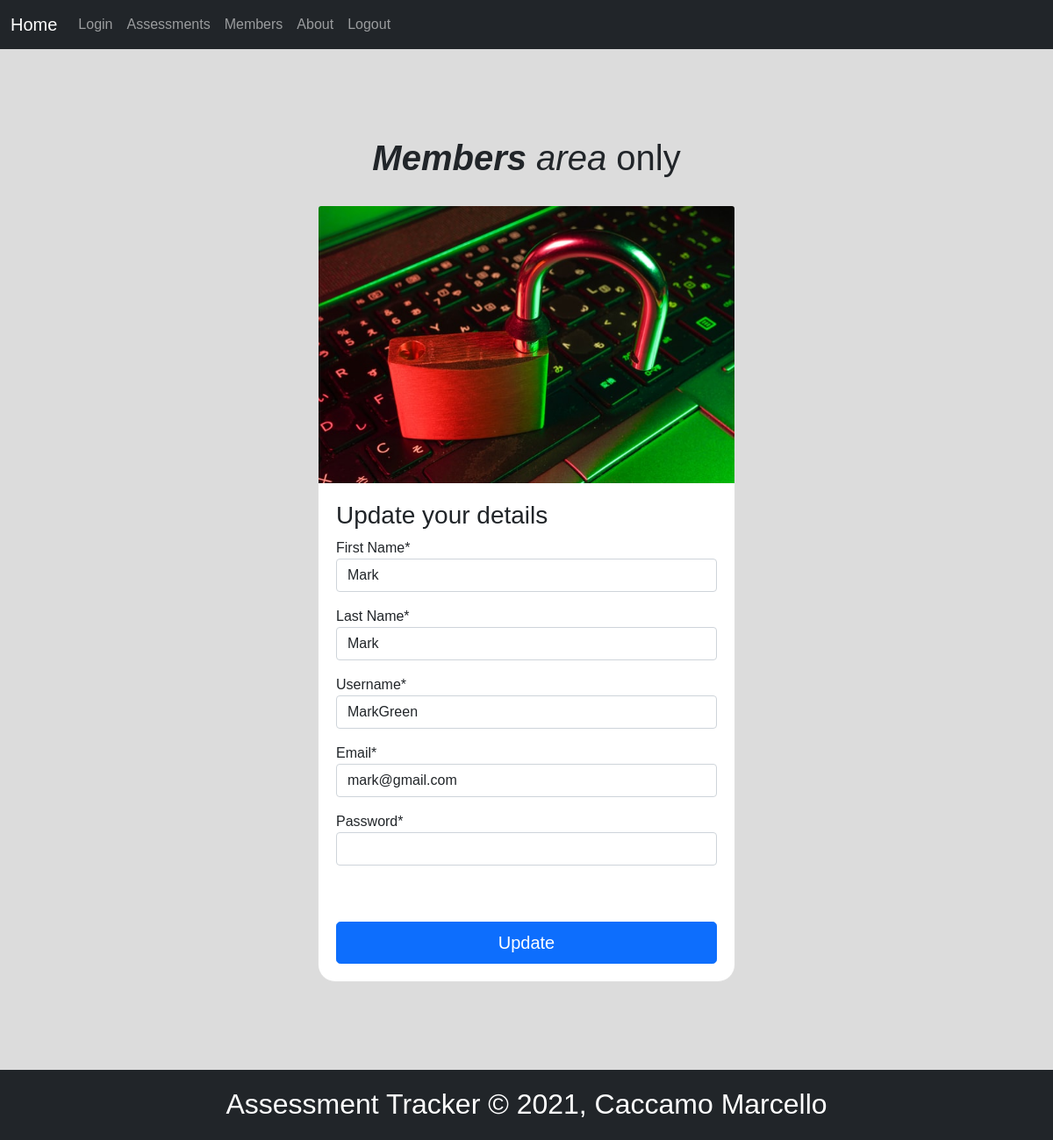
Screenshot of /view/members.php (signed in) with the database file from the repository.
### tables this page shows
CREATE TABLE `student` (
  `studentID` int(11) NOT NULL,
  `stFirstName` varchar(64) NOT NULL,
  `stLastName` varchar(64) NOT NULL,
  `username` varchar(64) NOT NULL,
  `email` varchar(64) NOT NULL,
  `password` char(64) NOT NULL,
  `salt` char(64) NOT NULL
);

### view/members.php (the view, shortened to what this page needs)
<?php
 if(!isset($_SESSION['user']) == true ) {
    $mssg = urlencode('Please register to access authorised areas');
    header('location:login.php?mssg='.$mssg);
 } else {
    $studentID = $_SESSION['studentID']  ;
 }
?>
<!DOCTYPE html>
<html lang="en">
<head>
    <link href="https://cdn.jsdelivr.net/npm/bootstrap@5.0.2/dist/css/bootstrap.min.css" rel="stylesheet">
    <link rel="stylesheet" href="css/assess.css">
</head>
<body>
    <nav class="navbar navbar-expand-lg navbar-dark bg-dark">
        <div class="container-fluid">
            <a class="navbar-brand" href="../index.php">Home</a>
            <div class="collapse navbar-collapse" id="navbarNavAltMarkup">
            <div class="navbar-nav">
                <a class="nav-link"  href="login.php">Login</a>
                <?php
                if( isset($_SESSION['user']) == true ) {
                echo "<a class='nav-link' href='assess.php'>Assessments</a>";
                echo "<a class='nav-link' href='members.php'>Members</a>";
                }
                ?>
                <a class="nav-link" href="about.php">About</a>
                <a class="nav-link" href="logout.php">Logout</a>
            </div>
            </div>
        </div>
    </nav>
    <?php
        global $conn;
        $sql = "SELECT * FROM assess_tracker.student WHERE studentID = '$studentID '  ";
        $statement = $conn->prepare($sql);
        $statement->execute();
        $result = $statement->fetchAll();
        foreach($result as $row):
            $stFirstName = $row['stFirstName'];
            $stLastName = $row['stLastName'];
            $username = $row['username'];
            $email = $row['email'];
            $password = $row['password'];
        endforeach;
        ?>
    <h1 id="membersHead"><em><b>Members</b> area</em> only</h1>
    <div class="container" id="update_student">
         <div class="card" id="membersCard">
         <img src="images/fly-d-art-photographer-OQptsc4P3NM-unsplash.jpg" class="card-img-top" alt="members image">
            <form action="../controller/student_update_process.php" method="post" id="update_form" >
            <h3 class="card-title">Update your details</h3>
                        <div class="mb-3">
                            <label>First Name* </label>
                            <input id="stFirstName" class="form-control" type="text" name="stFirstName" value="<?php echo $row['stFirstName'] ?>" required />
                        </div>
                        <div class="mb-3">
                            <label>Last Name* </label>
                            <input id="stLastName" class="form-control" type="text" name="stLastName" value="<?php echo $row['stLastName'] ?>" required />
                        </div>
                        <div class="mb-3">
                        <label>Username* </label>
                            <input id="username" class="form-control" type="text" name="username" value="<?php echo $row['username'] ?>" required />
                        </div>
                        <div class="mb-3">
                            <label>Email* </label>
                            <input id="email" class="form-control" type="email" name="email" value="<?php echo $row['email']; ?>" required />
                        </div>
                        <div class="mb-3">
                            <label>Password* </label>
                            <input id="password" class="form-control" type="password" name="password" value="" required />
                        </div>
                        <br>
                        <br>
                        <div id="divSubmit">
                                <input id="memberSubmit" type="submit" value="Update" class="btn btn-primary btn-lg ">
                        </div>
                </form>
         </div>
    </div>
        <footer>
              <h2 id= foot>Assessment Tracker &copy; <?php echo date("Y"); ?>, Caccamo Marcello </h2>
        </footer>
</body>
</html>

### view/css/assess.css (style rules this page uses)
body { height: 100%; font-family: sans-serif; line-height: 1.5; margin: 0; padding: 0; background-color: gainsboro; background-size:100% 100%; background-repeat: no-repeat; height: 100vh; }
nav.navbar { margin-bottom: 100px; }
#loginForm, #registerForm, #update_form { padding: 20px; }
div#loginCard , #membersCard, #registerCard { margin-bottom: 100px; border-radius: 20px; margin-top: 30px; }
div#register, #login, #update_student { max-width: 500px; margin: 0 auto; background-color: gainsboro; }
#divSubmit, #logSubmit, #regSubmit { margin: 0 auto; text-align: center; }
#memberSubmit, #loginSubmit, #registerSubmit { width: 100%; }
#loginHead, #membersHead, #registerHead { text-align: center; }
footer { padding-top: 20px; color: #fff; position: relative; margin-top: 100px; bottom: 0; background-color: #212529; width: 100%; text-align: center; height: 80px; padding: 20px; }

### rows the page displays
student: stFirstName "Mark", stLastName "Mark", username "MarkGreen", email "mark@gmail.com"
